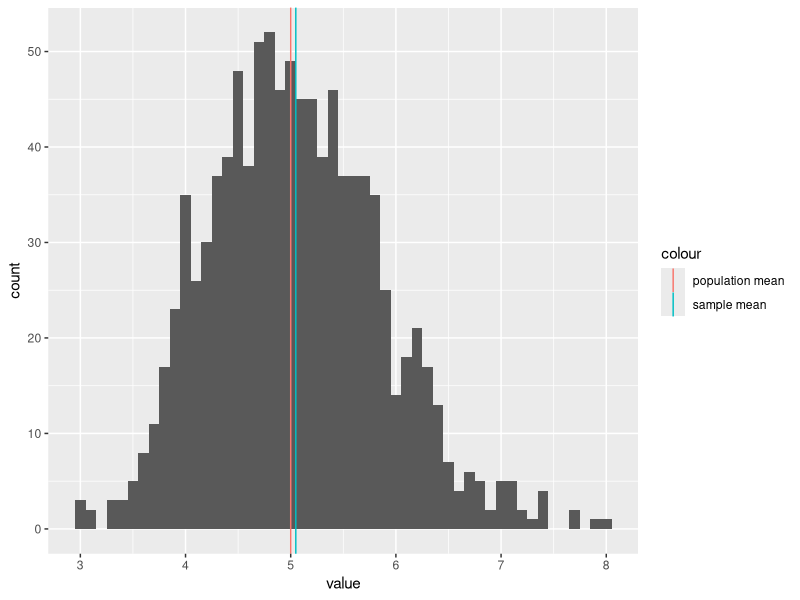
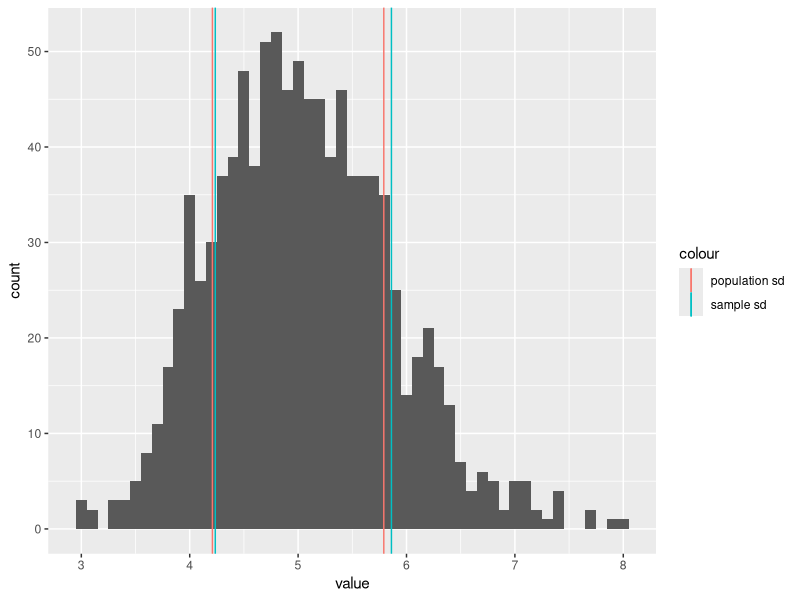
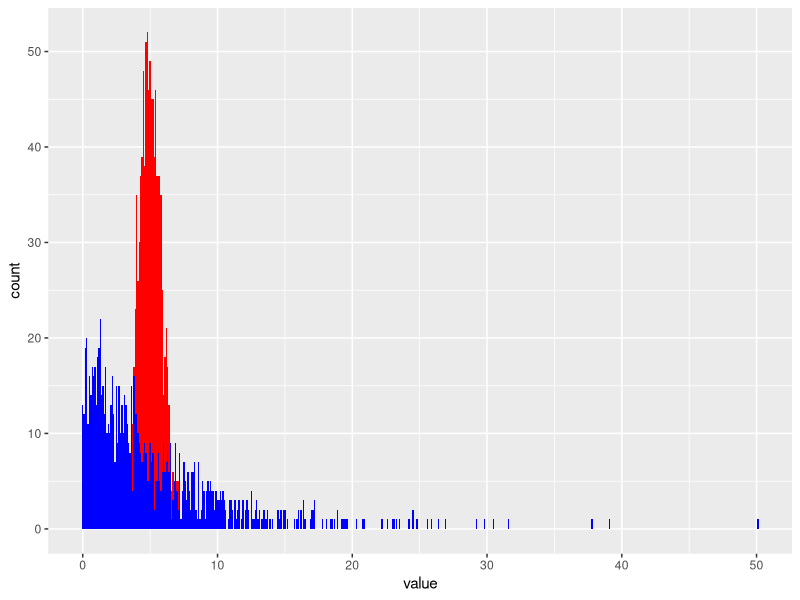

Reproduce these figures in R, in order.
# "generate 40 exponentials" refers to generating 
# 40 random numbers from an exponential distribution.
# we are going to generate 40 exponentials a 1000 times

nosim <- 1000
lambda <- 0.2
n <- 40

m <- matrix(rexp(nosim*n, rate = lambda), nosim)

mn <- apply(m, 1, mean)

# equal to the theoretical standard deviation of the population
sd(mn)*sqrt(40)

df <- data.frame(mean = mn, exponential = m[,1])

library(reshape2)

df <- melt(df)

library(ggplot2)

# comparing theoretical vs. experimental means
a <- ggplot(df, aes(x = value)) + 
        geom_histogram(data = subset(df, df$variable == "mean"), binwidth = 0.1) + 
        geom_vline(aes(xintercept = mean(mn), colour = "sample mean")) + 
        geom_vline(aes(xintercept = 1/lambda, color = "population mean"))
a

# comparing sample sd vs. theoretical sd
b <- ggplot(df, aes(x = value)) + 
        geom_histogram(data = subset(df, df$variable == "mean"), binwidth = 0.1) + 
        geom_vline(aes(xintercept = mean(mn) - sd(mn), colour = "sample sd")) + 
        geom_vline(aes(xintercept = mean(mn) + sd(mn), colour = "sample sd")) +
        geom_vline(aes(xintercept = 1/lambda - (1/lambda)/sqrt(n), color = "population sd")) +
        geom_vline(aes(xintercept = 1/lambda + (1/lambda)/sqrt(n), color = "population sd"))
b

# comparing distribution of exponentials vs. means of exponentials
h <- ggplot(df, aes(x = value)) + 
        geom_histogram(data = subset(df, df$variable == "mean"), binwidth = 0.1, fill = "red") +
        geom_histogram(data = subset(df, df$variable == "exponential"), binwidth = 0.1, fill = "blue") 
h